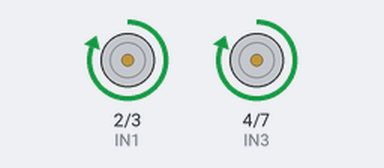
A sketch run on a simulated Arduino Uno, built with avr-gcc and run on an emulated ATmega328P. On the bench: motor-driver pin pairs drawn as motors (green arrow = first pin HIGH = forward, orange = second pin HIGH = backward, longer = more drive, scaled by the enable pin).

Above: at 0.1 s.
At 30.1 s:
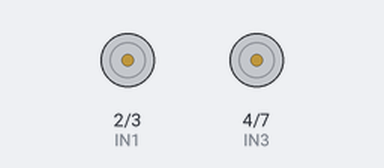
At 90.1 s:
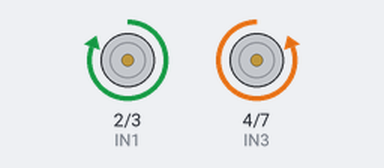
At 125.1 s:
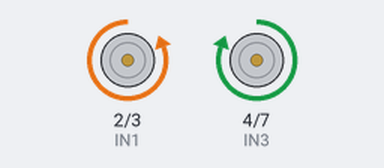
Timing chart, 0 to 126.6 s (numbered marks = the images above):
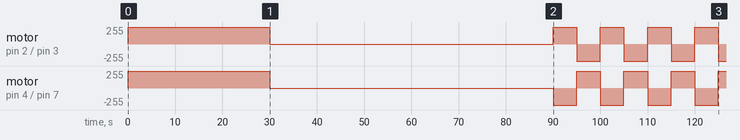

The sketch:

dc_motor_use_l293d1.ino
```cpp
// L293D Motor Driver

// Left Motors
int ENA = 5;
int IN1 = 2;
int IN2 = 3;

// Right Motors
int ENB = 6;
int IN3 = 4;
int IN4 = 7;

void setup() {

  pinMode(ENA, OUTPUT);
  pinMode(IN1, OUTPUT);
  pinMode(IN2, OUTPUT);

  pinMode(ENB, OUTPUT);
  pinMode(IN3, OUTPUT);
  pinMode(IN4, OUTPUT);

  digitalWrite(ENA, HIGH);
  digitalWrite(ENB, HIGH);
}

void loop() {

  // ===== Move Forward for 30 seconds =====
  digitalWrite(IN1, HIGH);
  digitalWrite(IN2, LOW);

  digitalWrite(IN3, HIGH);
  digitalWrite(IN4, LOW);

  delay(30000);

  // ===== Stop for 1 minute =====
  digitalWrite(IN1, LOW);
  digitalWrite(IN2, LOW);

  digitalWrite(IN3, LOW);
  digitalWrite(IN4, LOW);

  delay(60000);

  // ===== Turn Right and Left Alternately for 1 minute =====
  for (int i = 0; i < 6; i++) {

    // Turn Right (5 seconds)
    digitalWrite(IN1, HIGH);
    digitalWrite(IN2, LOW);

    digitalWrite(IN3, LOW);
    digitalWrite(IN4, HIGH);

    delay(5000);

    // Turn Left (5 seconds)
    digitalWrite(IN1, LOW);
    digitalWrite(IN2, HIGH);

    digitalWrite(IN3, HIGH);
    digitalWrite(IN4, LOW);

    delay(5000);
  }

  // ===== Final Stop =====
  digitalWrite(IN1, LOW);
  digitalWrite(IN2, LOW);

  digitalWrite(IN3, LOW);
  digitalWrite(IN4, LOW);

  digitalWrite(ENA, LOW);
  digitalWrite(ENB, LOW);

  while (true);
}
```

Measured:
- by itself, motor on pin 2 (IN1) / pin 3 (IN2): stopped → forward 255/255 at 0.00 s, → stopped 30.0 s later, → forward 255/255 60.0 s later, → backward 255/255 5.0 s later, … (10 changes in this stretch)
- by itself, motor on pin 4 (IN3) / pin 7 (IN4): stopped → forward 255/255 at 0.00 s, → stopped 30.0 s later, → backward 255/255 60.0 s later, → forward 255/255 5.0 s later, … (10 changes in this stretch)
